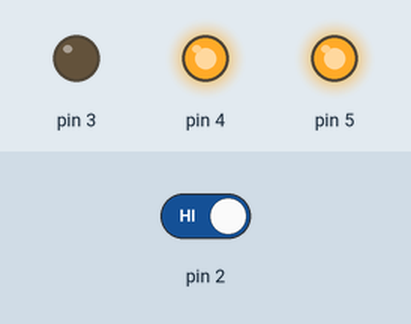
Simulated run of this sketch. Board: Arduino Uno, built with avr-gcc and run on an emulated ATmega328P. Parts: output pins drawn as LEDs (lit = HIGH). Inputs (shaded band) come from the test bench; at power-on: pin 2 HIGH.

Above: at 1.2 s.
1.3 s: pin 2 driven LOW
At 1.9 s:
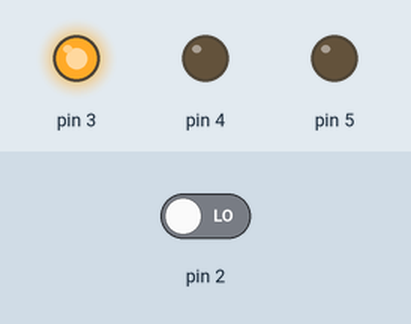
2.8 s: pin 2 driven HIGH
At 4.2 s:
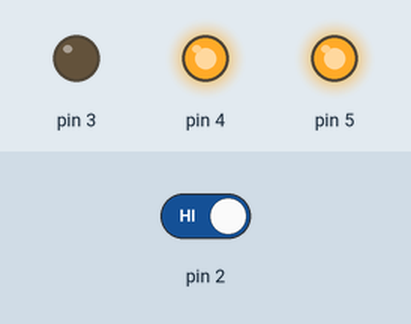
Timing chart, 0 to 5.8 s (numbered marks = the images above; inputs shaded):
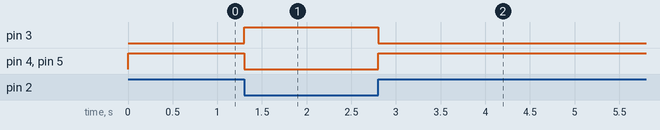

Measured:
- after the input at 1.3 s, pin 3: LOW → HIGH at once; pin 4, pin 5: HIGH → LOW at once
- after the input at 2.8 s, pin 3: HIGH → LOW at once; pin 4, pin 5: LOW → HIGH at once

The sketch:

HMC_if_else.ino
```cpp
int Button = 0;

void setup() {

  pinMode(3,OUTPUT);
  pinMode(4,OUTPUT);
  pinMode(5,OUTPUT);
  pinMode(2,INPUT);
}

void loop() {
  Button = digitalRead(2);
  if(Button == LOW){
    digitalWrite(3, HIGH);
    digitalWrite(4, LOW);
    digitalWrite(5, LOW);
  }
  else{
    digitalWrite(3, LOW);
    digitalWrite(4, HIGH);
    digitalWrite(5, HIGH);
  }
}
```
